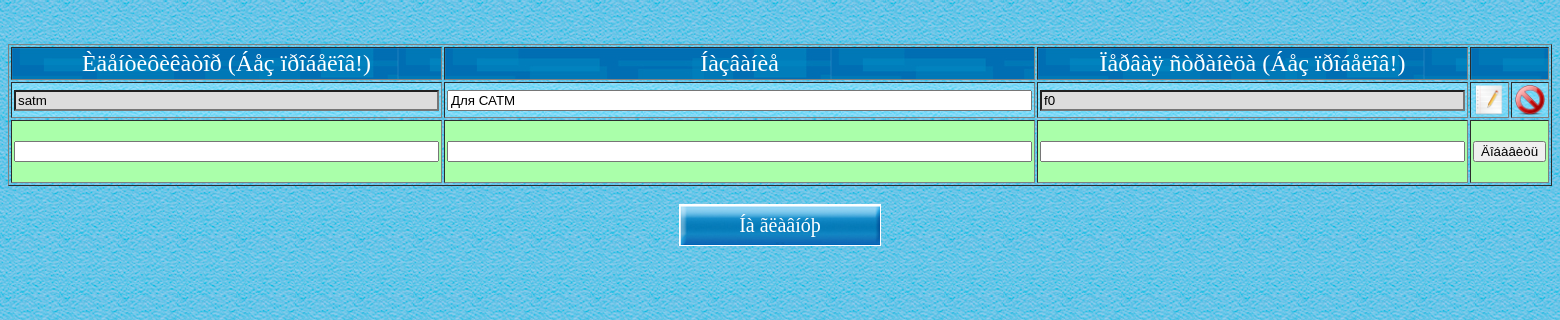
Screenshot of /system_editor.php with the database file from the repository.
### tables this page shows
CREATE TABLE `ug_theory_systems` (
  `id` int(250) NOT NULL AUTO_INCREMENT,
  `name` varchar(250) NOT NULL,
  `description` varchar(250) NOT NULL,
  `first_page` varchar(250) NOT NULL,
  PRIMARY KEY (`id`)
);

### system_editor.php (the view, shortened to what this page needs)
<html>
<head>
</head>
<body background=background2.jpg>
<center>
<?
$link = mysql_connect("10.25.8.8", "admin", "conect");
$retval = mysql_query("SELECT * FROM `ug_theory_systems` order by id", $link);
$i=0;
	echo "<br><br>";
	echo "<table border=1 width=70% cellpadding=2>";
	echo "<tr>";
	echo "<td align=center background=background3.jpg><font color=white size=5>Èäåíòèôèêàòîð (Áåç ïðîáåëîâ!)</font></td>";
	echo "<td align=center background=background3.jpg><font color=white size=5>Íàçâàíèå</font></td>";
	echo "<td  align=center background=background3.jpg><font color=white size=5>Ïåðâàÿ ñòðàíèöà (Áåç ïðîáåëîâ!)</font></td>";
	echo "<td colspan=2 background=background3.jpg> </td>";
	echo "</tr>";
	while($row = mysql_fetch_array($retval)) {
		$sys_name = $row[1];
		$sys_desc = $row[2];
		$first_page = $row[3];
		echo "<tr>";
		echo "<td align=center background=background.jpg><input type='text' name='name_$i' size=50 value='$sys_name' style=\"background:#dddddd;\"></td>";
		echo "<td background=background.jpg><input type='text' name='desc_$i' size=70 value='$sys_desc' ></td>";
		echo "<td background=background.jpg><input type='text' name='page_$i' size=50 value='$first_page' style=\"background:#dddddd;\"></td>";
		echo "<td align=center background=background.jpg><input type='image' src=test.png width=30 value='' name='edit_button' onclick='edit(\"name_$i\",\"desc_$i\",\"page_$i\",\"id_$i\",\"$sys_name\");'></td>";
		echo "<td align=center background=background.jpg><input type='image' src=delete.png width=30 value='' name='delete_button' onclick='del(\"id_$i\",\"desc_$i\",\"name_$i\");'></td>";
		echo "</tr>";
		$i++;
	}
	echo "<form action='' enctype='multipart/form-data' method='post'>";
	echo "<tr bgcolor=#aaffaa>";
	echo "<td align=center><br><input type='text' name='new_sys_name' size=50 value=''><br><br></td>";
	echo "<td><br><input type='text' name='new_sys_desc' size=70 value=''><br><br></td>";
	echo "<td><br><input type='text' name='new_first_page' size=50 value=''><br><br></td>";
	echo "<td colspan=2 align=center><br><input type='submit' src=add.png width=30 value='Äîáàâèòü' name='add_button' onclick='if(confirm(\"Âû òî÷íî õîòèòå äîáàâèòü íîâûé îáúåêò?\")){return true;} else {return false;}'><br><br></td>";
	echo "</tr>";
	echo "</table>";
?>
<br>
<form action='index.php' method='post' style='margin:0;'>
<input type='submit' value='Íà ãëàâíóþ' style="background: url(button_mini.jpg);font-size:20;font-family:Times;color:white;width:202px;height:42px;border:1px solid white;">
</form>
</center>
</body>
</html>

### rows the page displays
ug_theory_systems: name "satm", description "Для САТМ", first_page "f0"
